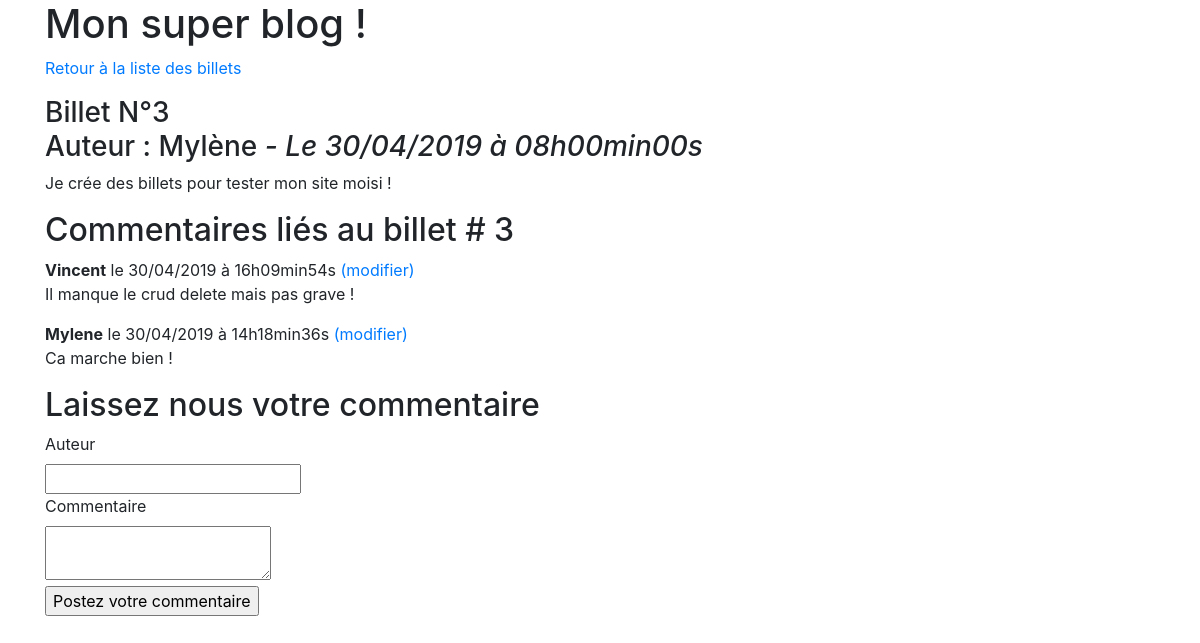
Screenshot of /index.php?action=billet&id=3 with the database file from the repository.
### tables this page shows
CREATE TABLE `billets` (
  `id` int(11) NOT NULL,
  `titre` varchar(255) NOT NULL,
  `contenu` text NOT NULL,
  `date_creation` datetime NOT NULL,
  `auteur` varchar(255) NOT NULL
);

CREATE TABLE `commentaires` (
  `id` int(11) NOT NULL,
  `id_billet` int(11) NOT NULL,
  `auteur` varchar(255) NOT NULL,
  `commentaire` text NOT NULL,
  `date_commentaire` datetime NOT NULL
);

### controleur/frontend.php (called while the page is built, shortened)
<?php
require_once('modele/BilletManager.php');
require_once('modele/CommentaireManager.php');
function unBillet()
{
	$BilletManager = new \Mumu\Blog\Model\BilletManager();
	$CommentaireManager = new \Mumu\Blog\Model\CommentaireManager();
	$billet = $BilletManager->getBillet($_GET['id']);
	$commentaires = $CommentaireManager->getCommentaires($_GET['id']);
	require ('vue/frontend/affichageBillet.php');
}

### modele/BilletManager.php (called while the page is built, shortened)
<?php
class BilletManager extends Manager
{
	public function getBillet($id_billet)
	{
	        $bdd =$this->connexionBdd();
	        $req = $bdd->prepare('SELECT id, auteur, titre, contenu, DATE_FORMAT(date_creation, \'%d/%m/%Y à %Hh%imin%ss\') AS date_creation_fr FROM billets WHERE id = ?');
	        $req->execute(array($id_billet));
	        $billet = $req->fetch();
	        return $billet;
	}
}

### modele/CommentaireManager.php (called while the page is built, shortened)
<?php
class CommentaireManager extends Manager
{
    public function getCommentaires($id_billet)
    {
        $bdd = $this->connexionBdd();
        $commentaires = $bdd->prepare('SELECT id, auteur, commentaire, DATE_FORMAT(date_commentaire, \'%d/%m/%Y à %Hh%imin%ss\') AS date_commentaire_fr FROM commentaires WHERE id_billet = ? ORDER BY date_commentaire DESC');
        $commentaires->execute(array($id_billet));
        return $commentaires;
    }
}

### vue/frontend/affichageBillet.php (the view, shortened to what this page needs)
        <h1>Mon super blog !</h1>
        <p><a href="index.php">Retour à la liste des billets</a></p>
        <div class="news">
            <h3>
                <?= htmlspecialchars($billet['titre']) ?><br />
               Auteur :  <?= htmlspecialchars($billet['auteur']) ?>
                <em>- Le <?= $billet['date_creation_fr'] ?></em>
            </h3>
            <p>
                <?= nl2br(htmlspecialchars($billet['contenu'])) ?>
            </p>
        </div>
        <h2>Commentaires liés au billet # <?= $billet['id']?></h2>
        <?php
        while ($commentaire = $commentaires->fetch())
        {
        ?>
        <div class="news">
            <p><strong><?= htmlspecialchars($commentaire['auteur']) ?></strong> le <?= $commentaire['date_commentaire_fr'] ?><a href="index.php?action=unCommentaire&amp;id=<?= $commentaire['id'] ?>"> (modifier)</a><br/>
            <?= nl2br(htmlspecialchars($commentaire['commentaire'])) ?></p>
         </div>
        <?php
        }
        ?>
        <h2>Laissez nous votre commentaire </h2>
        <form action="index.php?action=ajouterCommentaire&amp;id=<?= $billet['id'] ?>" method="post">
                <div>
                    <label for="auteur">Auteur</label><br />
                    <input type="text" id="auteur" name="auteur" />
                </div>
                <div>
                    <label for="commentaire">Commentaire</label><br />
                    <textarea type="text" id="commentaire" name="commentaire"></textarea>
                </div>
                <div>
                    <input type="submit" value="Postez votre commentaire"/>
                </div>
            </form>
<?php require('template.php'); ?>

### rows the page displays
billets: titre "Billet N°3", auteur "Mylène", contenu "Je crée des billets pour tester mon site moisi !", id "3"
commentaires: auteur "Vincent", date_commentaire_fr "30/04/2019 à 16h09min54s", commentaire "Il manque le crud delete mais pas grave !"
commentaires: auteur "Mylene", date_commentaire_fr "30/04/2019 à 14h18min36s", commentaire "Ca marche bien !"

### other values shown
$billet['date_creation_fr'] "30/04/2019 à 08h00min00s"
